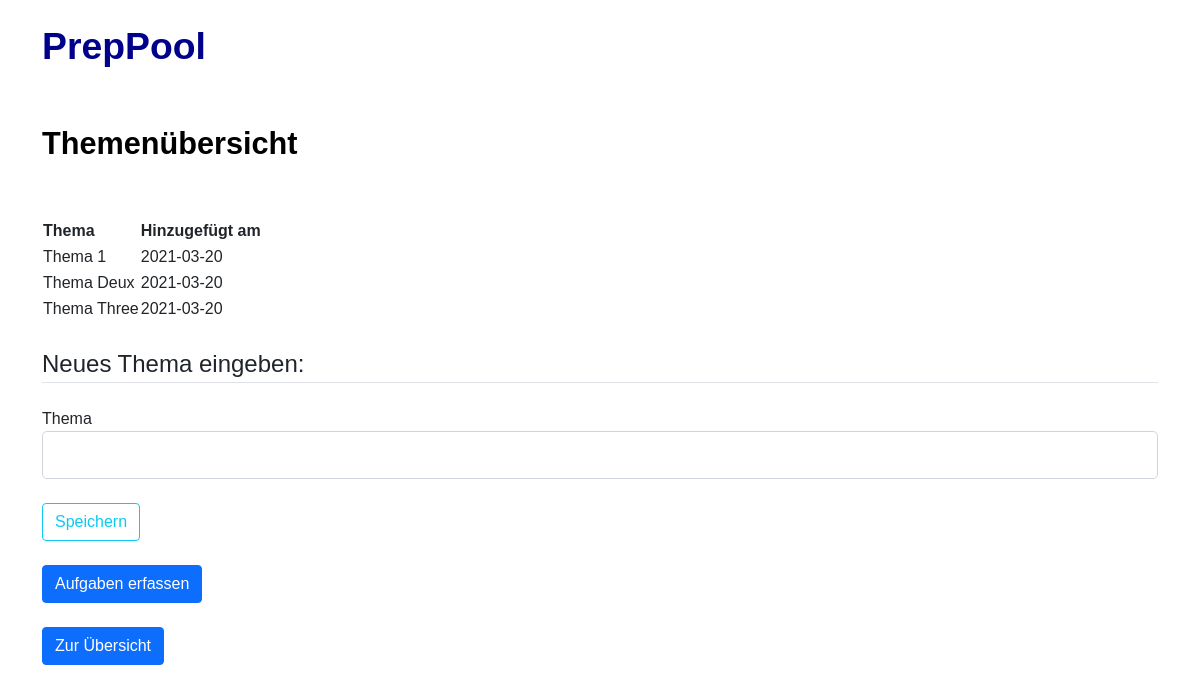
Page /topics/new_topic/ (signed in) on the committed database.
### app/topics/models.py (models this page shows, shortened)
class Topic(db.Model):
    id =db.Column(db.Integer, primary_key=True)
    content = db.Column(db.String(200), nullable = False)
    date_created = db.Column(db.DateTime, default=datetime.utcnow)
    user_id = db.Column(db.Integer, db.ForeignKey('user.id'), nullable=False)

### app/topics/views.py (the view)
@topicmod.route('/new_topic/', methods=[ 'GET','POST'])
@login_required
def new_topic():
    form =TopicForm()
    if form.validate_on_submit():
        my_new_topic= Topic(content=form.topic.data, autor=current_user)
        db.session.add(my_new_topic)
        db.session.commit()
        flash('Thema wurde hinzugefügt', 'success')
        return redirect(url_for('topics.new_topic'))
    else:
        topics = Topic.query.filter_by(user_id=current_user.id).all()
        return render_template("topics/new_topic.html", topics=topics,form=form)

### app/topics/forms.py
class TopicForm(FlaskForm):
    topic=StringField('Thema', validators=[DataRequired()])
    submit=SubmitField('Speichern')

### app/users/models.py (called while the page is built)
@login_manager.user_loader
def load_user(user_id):
    return User.query.get(int(user_id))

### app/templates/topics/new_topic.html (shortened to what this page needs)
{% extends 'base.html' %}
{%block head  %}
<link rel="stylesheet" href="{{ url_for('static', filename='css/style.css') }}">
{% endblock%}
{%block body  %}
<br>
<h1>PrepPool</h1>
    <br>
<br>
<div class="content">
    <h2 style="text-align: left"> Themenübersicht</h2>
    <br>
    <br>
    <table id = "tables">
        <tr>
            <th>Thema</th>
            <th>Hinzugefügt am</th>
        </tr>
        {% for topic in topics %}
        <tr>
            <td>{{topic.content}}</td>
            <td>{{topic.date_created.date()}}</td>
        </tr>
        {% endfor %}
    </table>
 <div class="content-section">
    <form method="POST" action="">
        <br>
        <fieldset class="form-group">
            <legend class="border-bottom mb-4"> Neues Thema eingeben: </legend>
            <div class="form-group">
            {{ form.topic.label(class="form-control-label") }}
            {%if form.topic.errors%}
                {{ form.topic(class="form-control form-control-lg is-invalid") }}
            <div class="invalid-feedback">
                {%for error in form.topic.errors%}
                <span> {{error}} </span>
                  {%endfor%}
                </div>
              {%else%}
              {{form.topic (class="form-control form-control-lg") }}
              {%endif%}
            </div>
        </fieldset>
        <br>
        <div class="form-group">
        {{form.submit(class="btn btn-outline-info") }}
        </div>
        <br>
    </form>
</div>
<a class="btn btn-primary" href="/posts/new_post" role="button">Aufgaben erfassen
</a>
<br>
<br>
<a class="btn btn-primary" href='/home' role="button">Zur Übersicht
</a>
<br>
  <br>
  <br>
{% endblock%}

### app/static/css/style.css (style rules this page uses)
body { font-family: Arial, Helvetica, sans-serif; }
h1 { color: darkblue; font-size: 28pt; font-weight:bold; }
h2 { color: black; font-size: 23pt; font-weight:bold; }

### rows in the picture
Topic: content "Thema 1", date_created "2021-03-20"
Topic: content "Thema Deux", date_created "2021-03-20"
Topic: content "Thema Three", date_created "2021-03-20"
